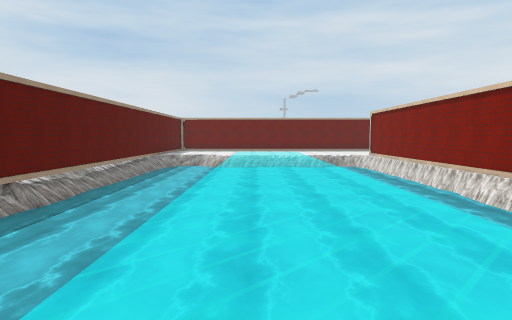
[1] (above)

24 first-person views from a walk through a scene from a Unity 3-D project. The camera is 1.4 m above the floor, tilts 4° down and sees 75° across. The floor is counted in squares, 2 m on a side. Each view is taken from the middle of a square. On the plan, view 1 faces up. The plan holds only what a view shows up to about 10 squares ahead; the rest is blank. The place goes on beyond the plan. The player character is not drawn. Some surface patterns are stand-ins.

[2]
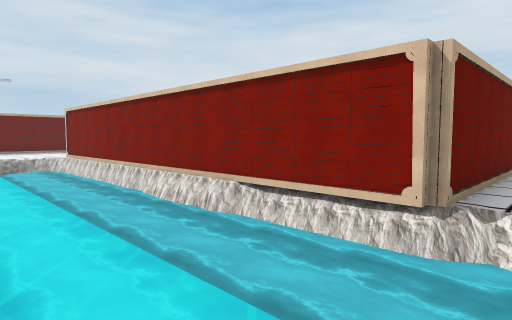

[3]
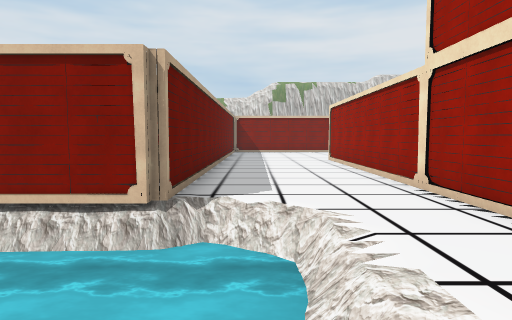

[4]
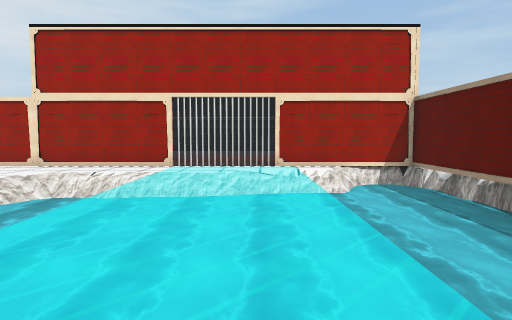

[5]
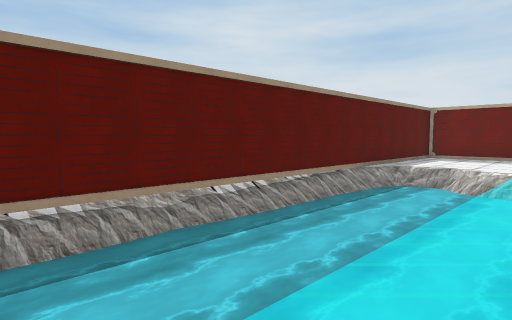

[6]
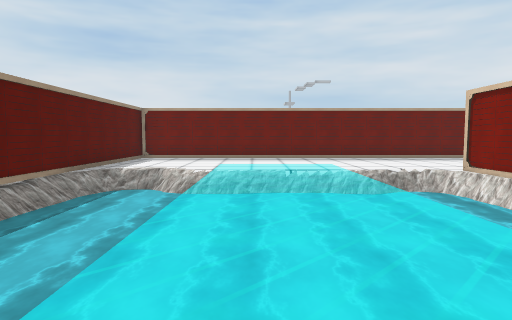

[7]
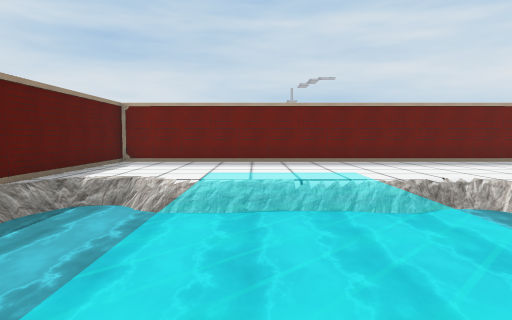

[8]
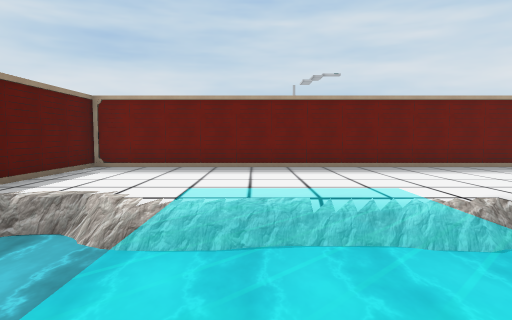

[9]
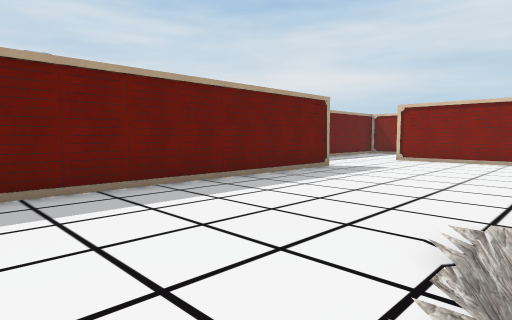

[10]
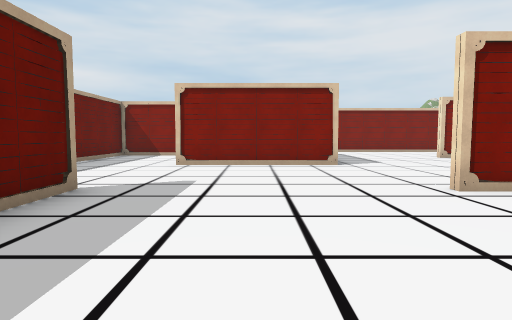

[11]
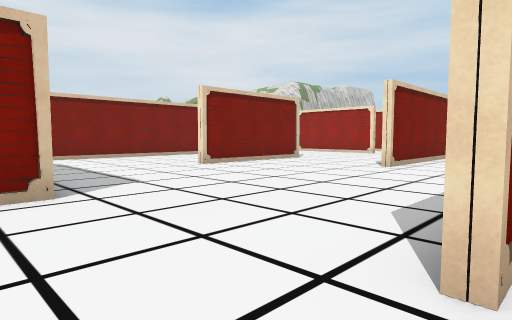

[12]
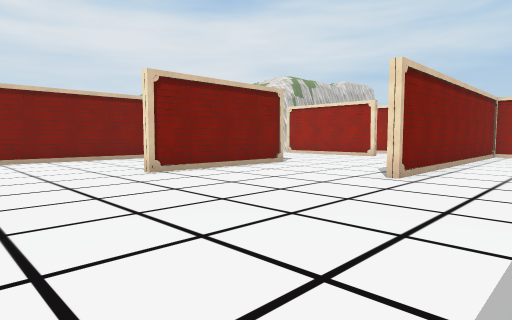

[13]
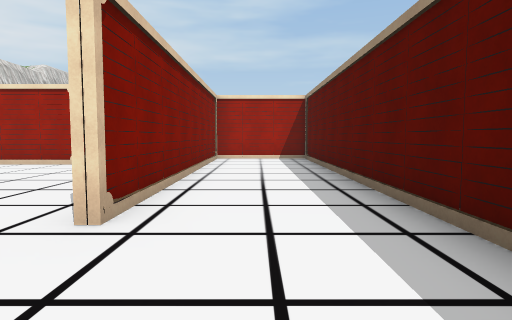

[14]
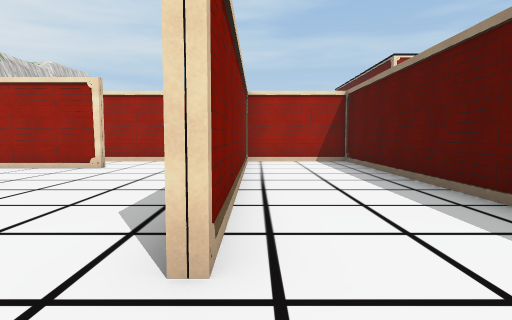

[15]
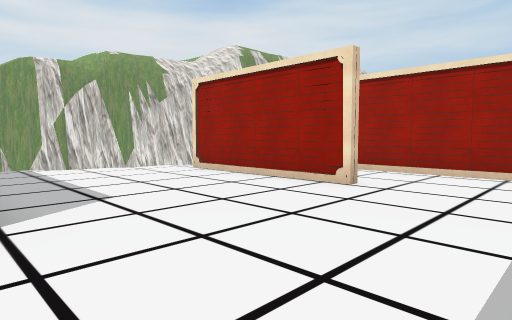

[16]
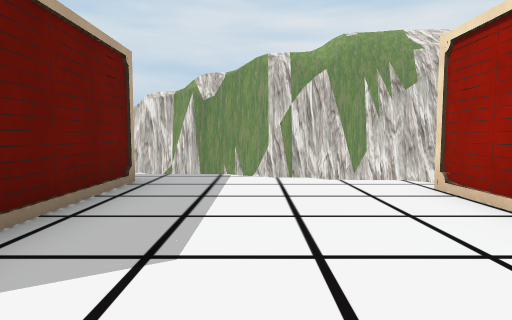

[17]
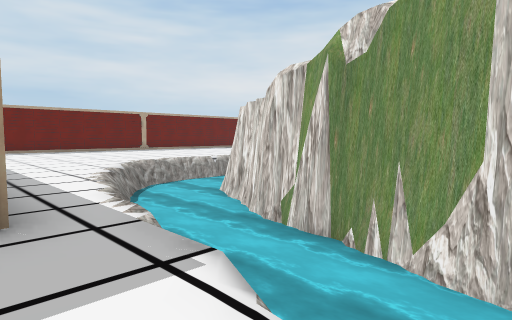

[18]
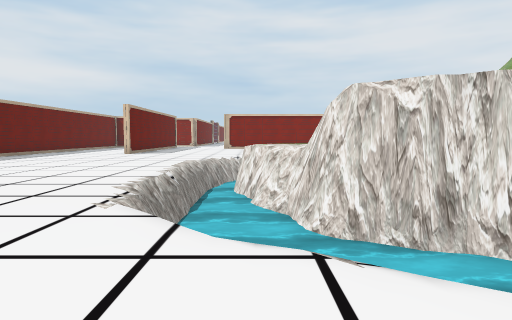

[19]
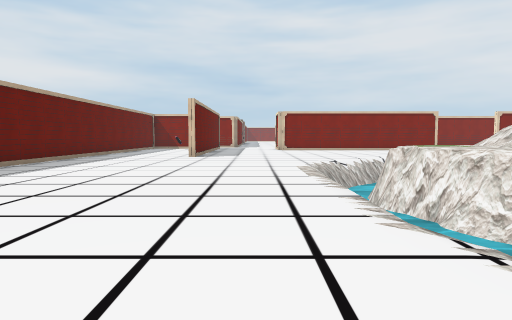

[20]
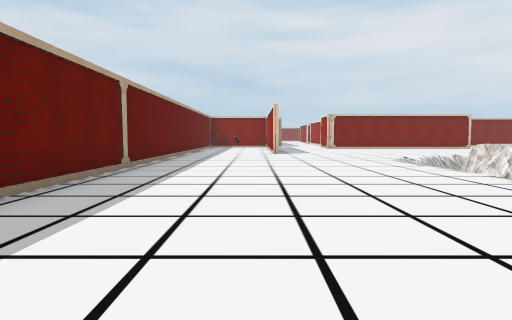

[21]
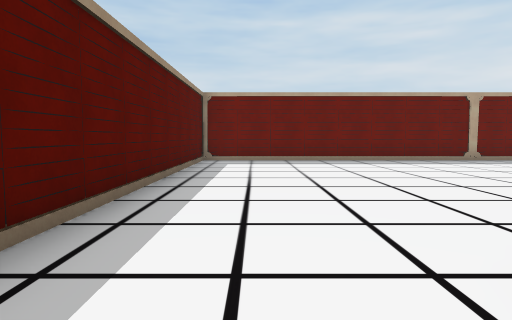

[22]
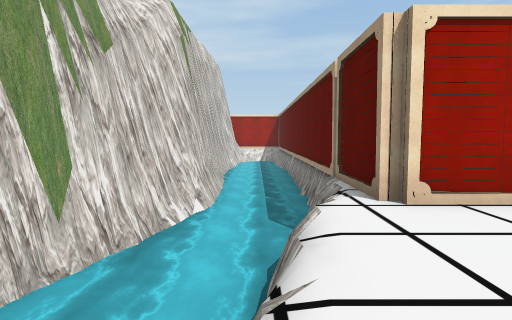

[23]
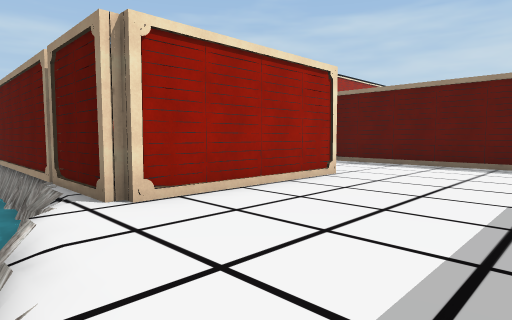

[24]
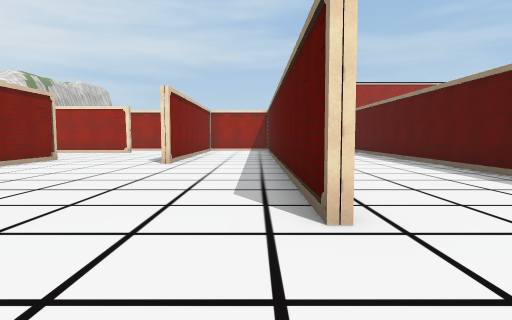

### Floor plan
Key: @ floor where view 1 was taken; # wall or solid block; . main floor; : floor 0.25 m higher than the main floor; - floor 0.25 m lower than the main floor; _ floor 0.5 m lower than the main floor; / step, stairs or slope; ≈ water the walk keeps out of; ^ raised ledge; v drop or lower ground; O other object.
Columns run from 5 left of view 1 to 33 right of it. Each row starts with its distance up from view 1.
 23                    ##
 22                  ....    ##############
 21 #        #     ......    #.............
 20 ###############.....     #.............
 19 #.................#      #.............
 18 #.................#      #.............
 17 #.................#      #.............
 16 #.-...............#      #.............
 15 #≈≈≈≈::≈≈≈# ..#..........#.............
 14 #≈≈≈≈  ≈≈≈# ..#..........#....≈≈≈≈≈≈≈/.
 13 #≈≈≈≈  ≈≈≈#...#..........#...≈≈≈≈#^^≈≈_
 12 #≈≈≈≈  ≈≈≈#...#..........#..≈≈≈##^^^^
 11 #≈≈≈≈: ≈≈≈#...#......#...#./≈≈##  ###
 10 #≈≈≈≈  ≈≈≈#...#......#    ./≈≈#
  9 #≈≈≈≈: ≈≈≈#.. #..#...#    .≈≈##
  8 #≈≈≈≈  ≈≈≈#.. #..#...#####.≈≈#
  7 #≈≈≈≈: ≈≈≈#   #..#.........≈≈#
  6 #≈≈≈≈: ≈≈≈#   #..#.........≈≈#
  5  ≈≈≈≈  ≈≈≈#   #..#........≈≈≈#
  4   ≈≈≈  ≈≈≈#   #..#........≈≈##
  3   ≈≈≈  ≈≈≈#   #..#...#####≈≈#
  2  ≈≈≈≈  ≈≈≈#   #..#....   #≈≈#
  1 #≈≈≈≈  ≈≈≈≈############  #≈≈#
  0 #≈≈≈≈@:≈≈≈≈......        #≈##
 -1 #≈≈≈≈v--vv.......        #≈#
 -2 #≈≈..............        #≈#
 -3 #####OOO#########        #≈#

Positions as (right, up) in squares from view 1, and headings:
1: (0, 0), facing up
2: (1, 0), facing up-right
3: (1, 0), facing right
4: (0, 7), facing down
5: (0, 6), facing up-left
6: (0, 7), facing up
7: (0, 9), facing up
8: (0, 11), facing up
9: (1, 15), facing up-right
10: (5, 18), facing right
11: (9, 17), facing down-right
12: (10, 15), facing down-right
13: (11, 12), facing down
14: (12, 11), facing down
15: (13, 8), facing down-right
16: (15, 6), facing right
17: (20, 5), facing up-right
18: (21, 13), facing right
19: (23, 16), facing right
20: (21, 19), facing right
21: (22, 12), facing up
22: (21, 7), facing down
23: (21, 7), facing down-left
24: (10, 18), facing down
